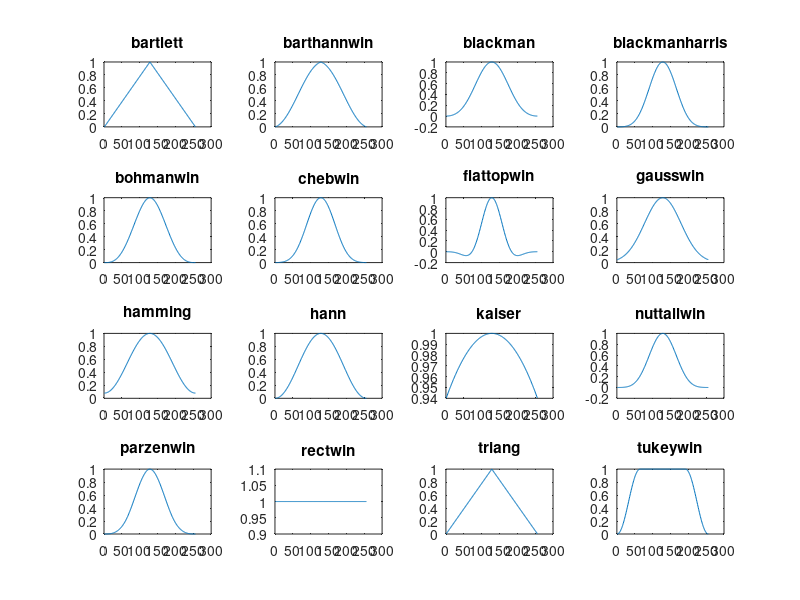

The MATLAB script that drew this image: (Note: this script raises an error after producing the figure.)
N = 256;
subplot(4,4,1); plot(bartlett(N)); title('bartlett')
subplot(4,4,2); plot(barthannwin(N)); title('barthannwin')
subplot(4,4,3); plot(blackman(N)); title('blackman')
subplot(4,4,4); plot(blackmanharris(N)); title('blackmanharris')
subplot(4,4,5); plot(bohmanwin(N)); title('bohmanwin')
subplot(4,4,6); plot(chebwin(N)); title('chebwin')
subplot(4,4,7); plot(flattopwin(N)); title('flattopwin')
subplot(4,4,8); plot(gausswin(N)); title('gausswin')
subplot(4,4,9); plot(hamming(N)); title('hamming')
subplot(4,4,10); plot(hann(N)); title('hann')
subplot(4,4,11); plot(kaiser(N)); title('kaiser')
subplot(4,4,12); plot(nuttallwin(N)); title('nuttallwin')
subplot(4,4,13); plot(parzenwin(N)); title('parzenwin')
subplot(4,4,14); plot(rectwin(N)); title('rectwin')
subplot(4,4,15); plot(triang(N)); title('triang')
subplot(4,4,16); plot(tukeywin(N)); title('tukeywin')

figure(2);
plot_window_func(2,1,'hann', hann(N), N)

function [] = plot_window_func(m, n, name, data, N)
    subplot(m, 3*n, 3*(n-1)+1); plot(data); title(name);
    y = fft(data);
    amplitude = abs(y);
%     amplitude = 20*log10(amplitude/N);
%     amplitude = amplitude/max(amplitude);
    subplot(m, 3*n, 3*(n-1)+2); plot(amplitude); 
end

